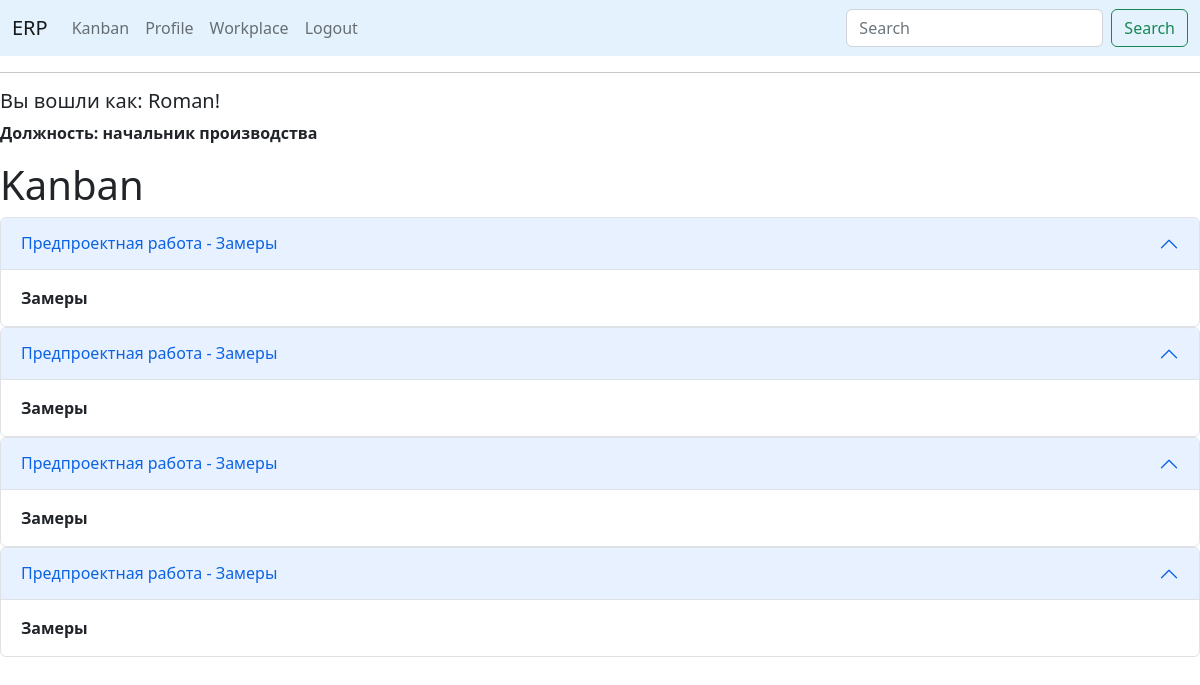
The page /workplace (signed in) on the database as committed earlier.
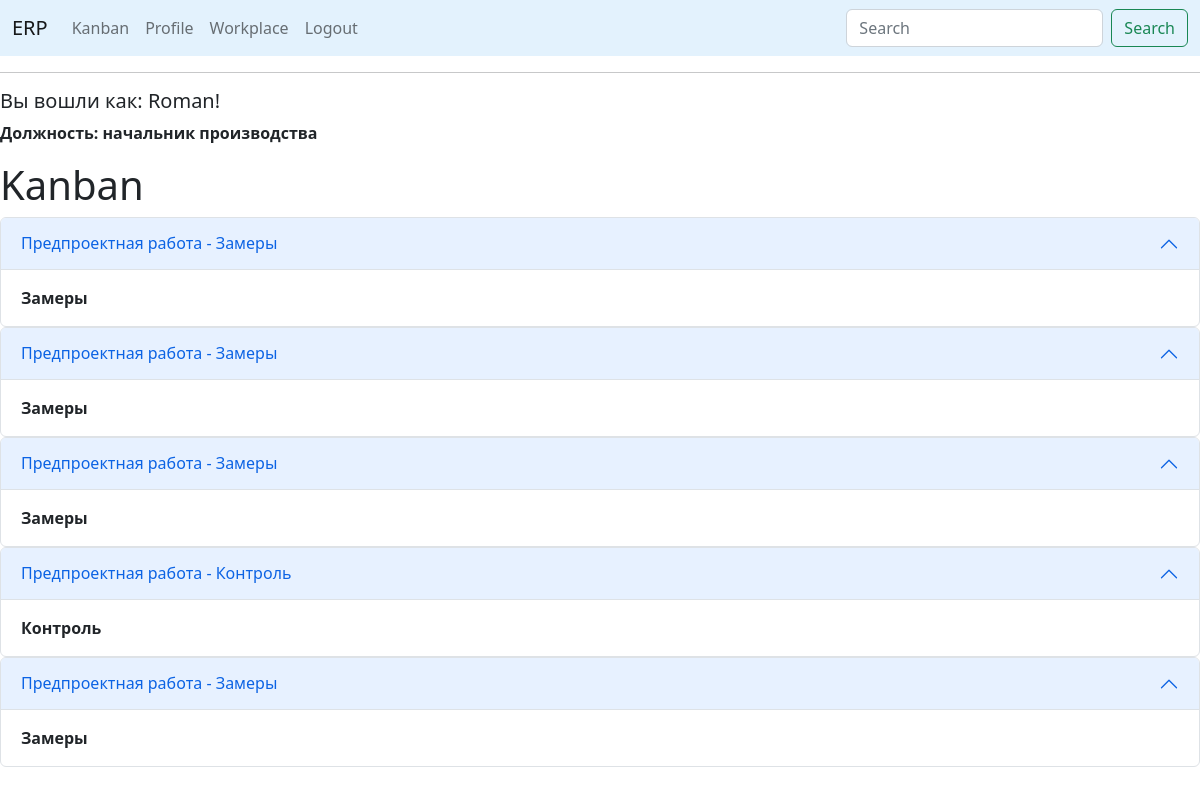
The same page on the database as committed later.
### app/models.py (models this page shows, shortened)
class User(UserMixin, db.Model):
    id = db.Column(db.Integer, primary_key=True)
    first_name = db.Column(db.String(150), index=True)
    last_name = db.Column(db.String(150), index=True)
    phone = db.Column(db.String(120), index=True, unique=True)
    username = db.Column(db.String(64), index=True, unique=True)
    password_hash = db.Column(db.String(128))
    specialization_id = db.Column(db.Integer, db.ForeignKey('specialization.id'), nullable=False)
    posts = db.relationship('Post', backref='author', lazy='dynamic')
    followed = db.relationship(
        'User', secondary=followers,
        primaryjoin=(followers.c.follower_id == id),
        secondaryjoin=(followers.c.followed_id == id),
        backref=db.backref('followers', lazy='dynamic'), lazy='dynamic')

class Specialization(db.Model):
    id = db.Column(db.Integer, primary_key=True)
    job_title = db.Column(db.String(150), index=True, unique=True)
    users = db.relationship('User', backref='employee',
                            lazy=True)  # this is not a table field, the code sets the relation of the specialization

class PreProduct(db.Model):
    id = db.Column(db.Integer, primary_key=True)
    number_order_client = db.Column(db.Integer, db.ForeignKey('order_client.id'), nullable=False)
    work_type = db.Column(db.Integer, db.ForeignKey('works.id'), nullable=False)
    set_worker = db.Column(db.Integer, db.ForeignKey('user.id'))
    work = db.relationship('Works', backref='work', lazy='subquery')
    worker = db.relationship('User', backref='worker', lazy='subquery')

class Works(db.Model):
    id = db.Column(db.Integer, primary_key=True)
    work_title = db.Column(db.String(150))
    work_type = db.Column(db.String(150))

### app/routes.py (the view)
@app.route('/workplace', methods=['GET', 'POST'])
@login_required
def kanban():
    order_manufacture = PreProduct.query.filter_by(set_worker=current_user.id).all()
    return render_template("workplace.html", title='Workplace', order_manufacture=order_manufacture)

### app/models.py (called while the page is built)
@login.user_loader
def load_user(id):
    return User.query.get(int(id))

### app/templates/workplace.html
{% if current_user.specialization_id is ne(2)%}
{% extends "base_bootstrap.html" %}
{% else %}
{% extends "base.html" %}
{% endif %}
{% block content %}
<h1>Kanban</h1>
{% for order in order_manufacture %}
<div class="accordion" id="accordionPanelsStayOpenExample">
  <div class="accordion-item">
    <h2 class="accordion-header" id="panelsStayOpen-headingOne">
      <button class="accordion-button" type="button" data-bs-toggle="collapse" data-bs-target="#panelsStayOpen-collapseOne" aria-expanded="true" aria-controls="panelsStayOpen-collapseOne">
          {{order.work.work_title}} - {{order.work.work_type}}
      </button>
    </h2>
    <div id="panelsStayOpen-collapseOne" class="accordion-collapse collapse show" aria-labelledby="panelsStayOpen-headingOne">
      <div class="accordion-body">
        <strong>{{order.work.work_type}}</strong>
      </div>
    </div>
  </div>
</div>
{% endfor%}
{% endblock %}

### app/templates/base_bootstrap.html (shortened to what this page needs)
<!doctype html>
<html>
<link href="https://cdn.jsdelivr.net/npm/bootstrap@5.2.3/dist/css/bootstrap.min.css" rel="stylesheet">
    <head>
    </head>
    <body>
        <nav class="navbar navbar-expand-lg bg-body-tertiary" style="background-color: #e3f2fd;">
          <div class="container-fluid">
            <a class="navbar-brand" href="{{ url_for('index') }}">ERP</a>
            <div class="collapse navbar-collapse" id="navbarSupportedContent">
              <ul class="navbar-nav me-auto mb-2 mb-lg-0">
                  {% if current_user.is_anonymous %}
                <li class="nav-item">
                  <a class="nav-link active" aria-current="page" href="{{ url_for('index') }}">Home</a>
                </li>
                  <li class="nav-item">
                  <a class="nav-link" href="{{ url_for('login') }}">Login</a>
                </li>
                  {% else %}
                  <li class="nav-item">
                  <a class="nav-link" href="{{ url_for('kanban') }}">Kanban</a>
                </li>
                  <li class="nav-item">
                  <a class="nav-link" href="{{ url_for('user', username=current_user.username) }}">Profile</a>
                </li>
                  <li class="nav-item">
                  <a class="nav-link" href="{{ url_for('workplace') }}">Workplace</a>
                </li>
                  <li class="nav-item">
                  <a class="nav-link" href="{{ url_for('logout') }}">Logout</a>
                </li>
              </ul>
              <form class="d-flex" role="search">
                <input class="form-control me-2" type="search" placeholder="Search" aria-label="Search">
                <button class="btn btn-outline-success" type="submit">Search</button>
              </form>
                {% endif %}
            </div>
          </div>
        </nav>
        <hr>
        <div>
            {% if current_user.is_authenticated %}
            <h5> Вы вошли как: {{ current_user.first_name }}!</h5>
            <p><strong>Должность: {{current_user.employee.job_title}}</strong></p>
            {% endif %}
        </div>
        {% block content %}{% endblock %}
    </body>
</html>

Rows that differ between the two databases and show on the page:
now on this page (row edited): PreProduct: work.work_title "Предпроектная работа", work.work_type "Контроль"
